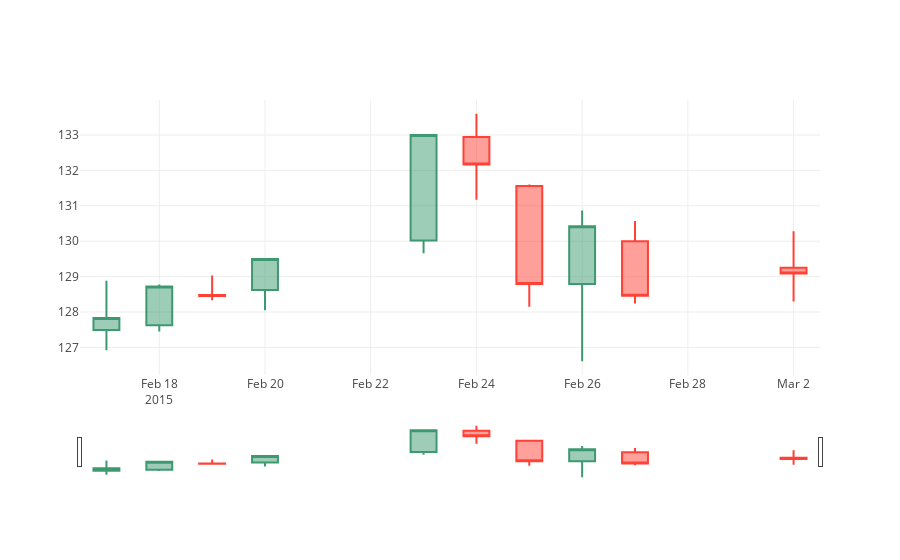

The cell this chart's notebook holds for it:
### Code cell
trace = go.Candlestick(
    x=m_df['Date'],
    open=m_df['AAPL.Open'],
    high=m_df['AAPL.High'],
    low=m_df['AAPL.Low'],
    close=m_df['AAPL.Close']
)
data = [trace]
plotly.offline.iplot(data)

### Figure 1 — Plotly figure (JSON) as saved in the notebook; plotly's stock layout.template omitted (floating-point values rounded to 4 significant figures)
{"data": [{"close": [127.8, 128.7, 128.4, 129.5, 133, 132.2, 128.8, 130.4, 128.5, 129.1], "high": [128.9, 128.8, 129.0, 129.5, 133, 133.6, 131.6, 130.9, 130.6, 130.3], "low": [126.9, 127.4, 128.3, 128.1, 129.7, 131.2, 128.1, 126.6, 128.2, 128.3], "open": [127.5, 127.6, 128.5, 128.6, 130.0, 132.9, 131.6, 128.8, 130, 129.2], "type": "candlestick", "uid": "0c791611-1631-4dde-b9ce-615b29119b28", "x": ["2015-02-17", "2015-02-18", "2015-02-19", "2015-02-20", "2015-02-23", "2015-02-24", "2015-02-25", "2015-02-26", "2015-02-27", "2015-03-02"]}], "layout": {}}
